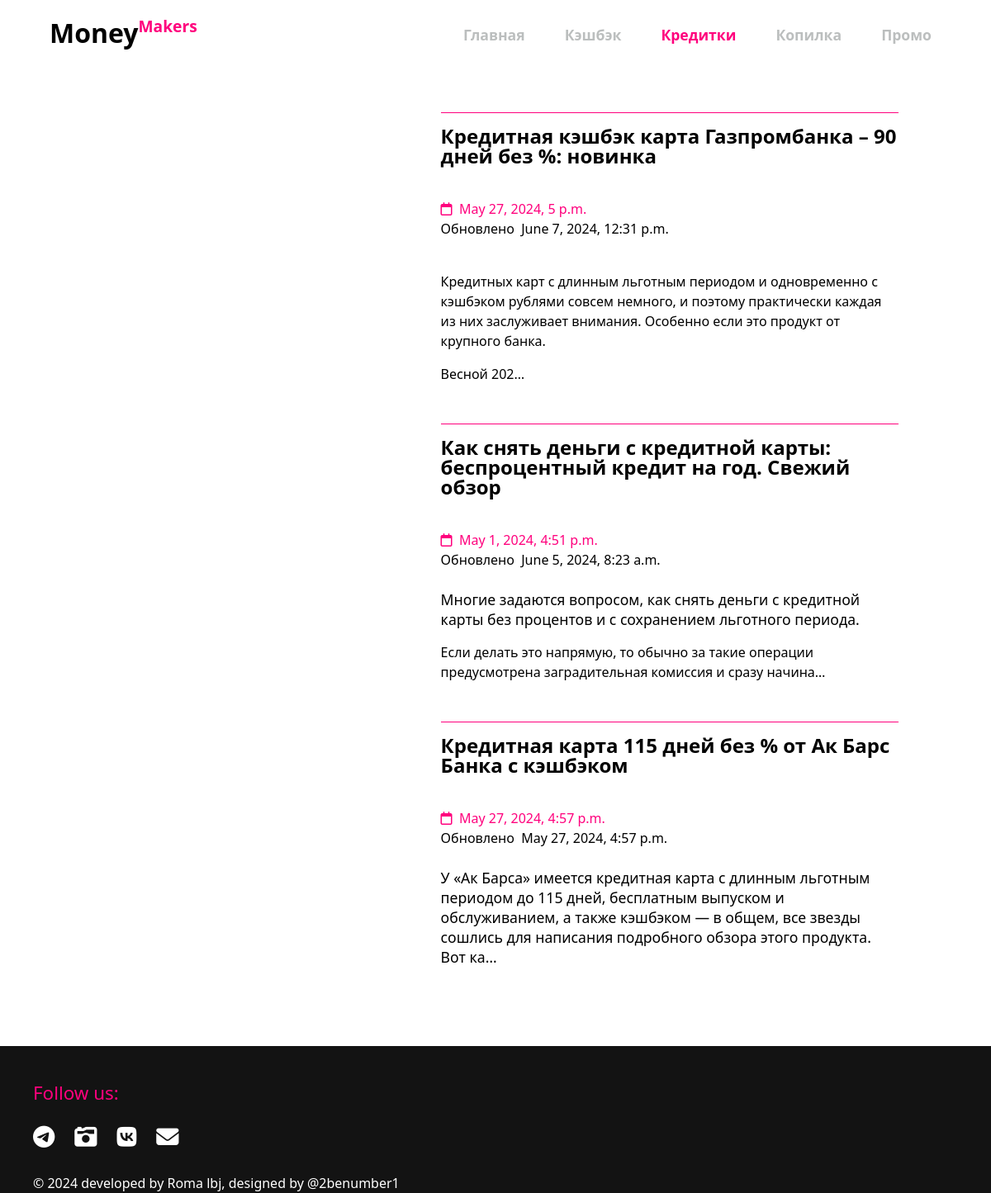
/credit, run on an earlier commit of the app's database.
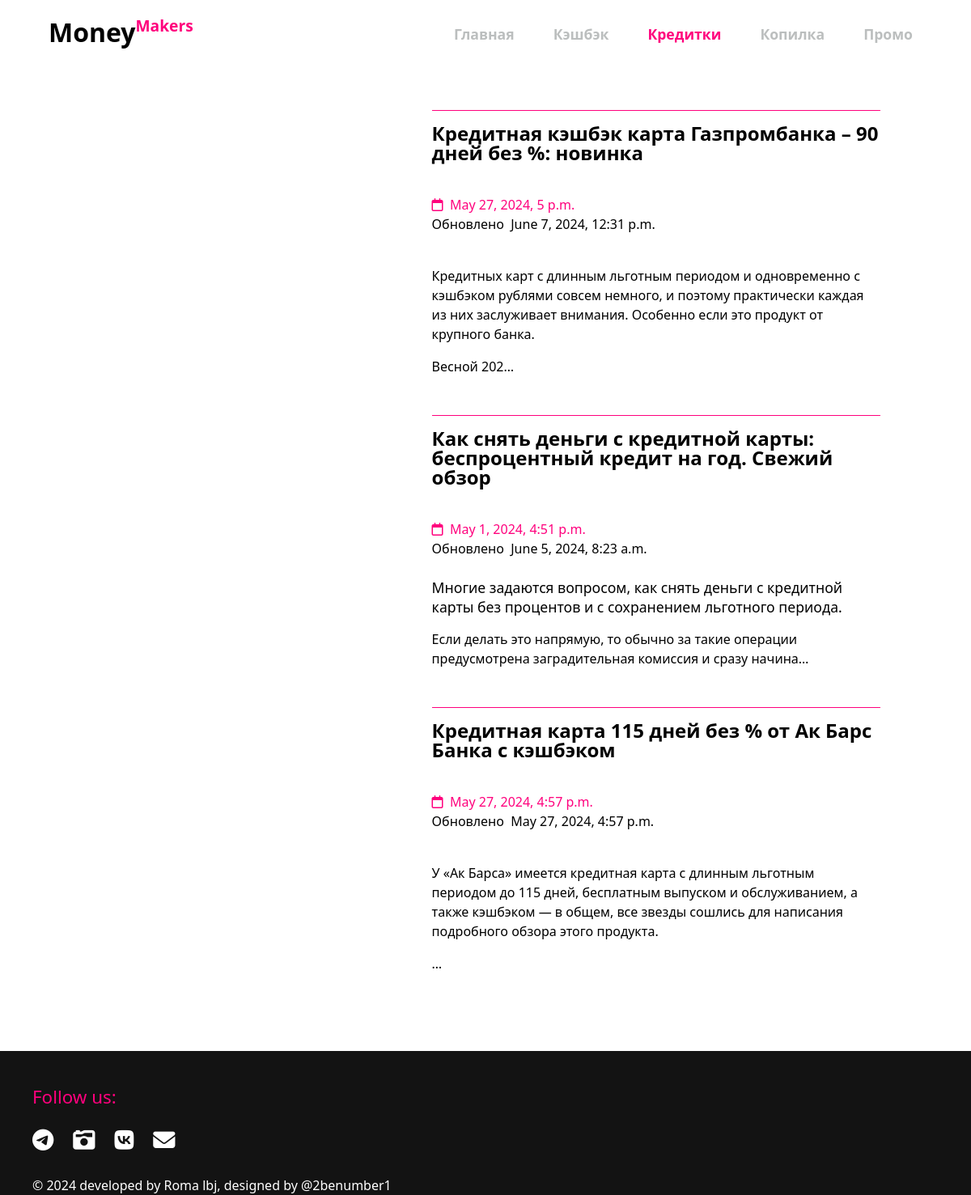
And on a later commit of the database.
### main/models.py (models this page shows, shortened)
class Articles(models.Model):
    credit = 'credit'
    debit = 'debit'
    savings = 'savings'
    CATEGORIES = [(credit, 'Кредитки'), (debit, 'Дебетухи'), (savings, 'Накопилка')]
    title = models.CharField(max_length=255)
    category = models.CharField(max_length=50, choices=CATEGORIES, blank=False)
    content = models.TextField()
    photo = models.ImageField(upload_to="images")
    time_create = models.DateTimeField(auto_now_add=True)
    time_update = models.DateTimeField(auto_now_add=True)
    likes_amount = models.IntegerField(default=0)
    comments_amount = models.IntegerField(default=0)
    class Meta:
        verbose_name = 'Article'
        verbose_name_plural = 'Articles'

### main/views.py (the view)
# urls.py: path('credit', views.credit, name='credit'),
def credit(request):
    context = {
        'articles': Articles.objects.filter(category='credit').order_by('-time_update'),
    }
    return render(request, 'main/credit.html', context)

### main/templates/main/credit.html (shortened to what this page needs)
{% extends 'main/layout.html' %}
{% block content %}
    <div class="credit_articles_list">
         <ul>
             {% for post in articles %}
                        <li>
                            <a href="{% url 'article_detail' category=post.category id=post.id %}">
                                <div class="post">
                                    <div class="image" style="background-image: url('{{post.photo.url}}');"></div>
                                    <div class="all_info">
                                        <p class="title">{{post.title}}</p>
                                        <p class="time time_create"><i class="fa-regular fa-calendar"></i>&nbsp;&nbsp;{{post.time_create}}</p>
                                        <p class="time time_update">Обновлено&nbsp;&nbsp;{{post.time_update}}</p>
                                        <p class="contents">{{post.content | truncatechars:220 | safe}}</p>
                                    </div>
                                </div>
                            </a>
                        </li>
             {% endfor %}
         </ul>
    </div>
{% endblock %}

What changed in the data, as far as the page shows it:
changed Articles "Кредитная карта 115 дней без % от Ак Барс Банка с кэшбэком": content "…подробного обзора этого продукта. Вот ка…" → "…подробного обзора этого продукта. …"
